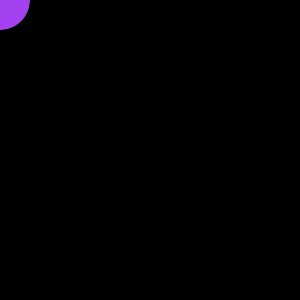
Frame 1 (no input)
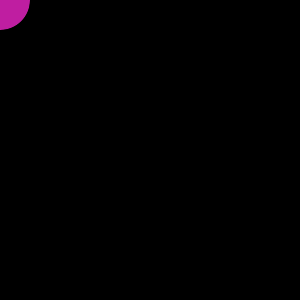
Frame 60 (the mouse pressed at the canvas centre just before this capture)
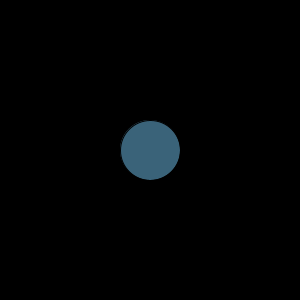
Frame 120 (the mouse held since frame 60 and released just before this capture)

The Processing sketch that drew these frames (run headless with seeded random() and noise(); from frame 60 on, the mouse is pressed at the canvas centre):

// Processing sketch: followthemouse
// ── followthemouse.pde
void setup()
{
  size(300,300);
  background(0);
}
 
void draw()
{
  background(0);
  marble();
}

void marble()
{
  fill(random(0, 255), random(0, 255), random(0, 255));
  ellipse(mouseX, mouseY, 60, 60);
}
